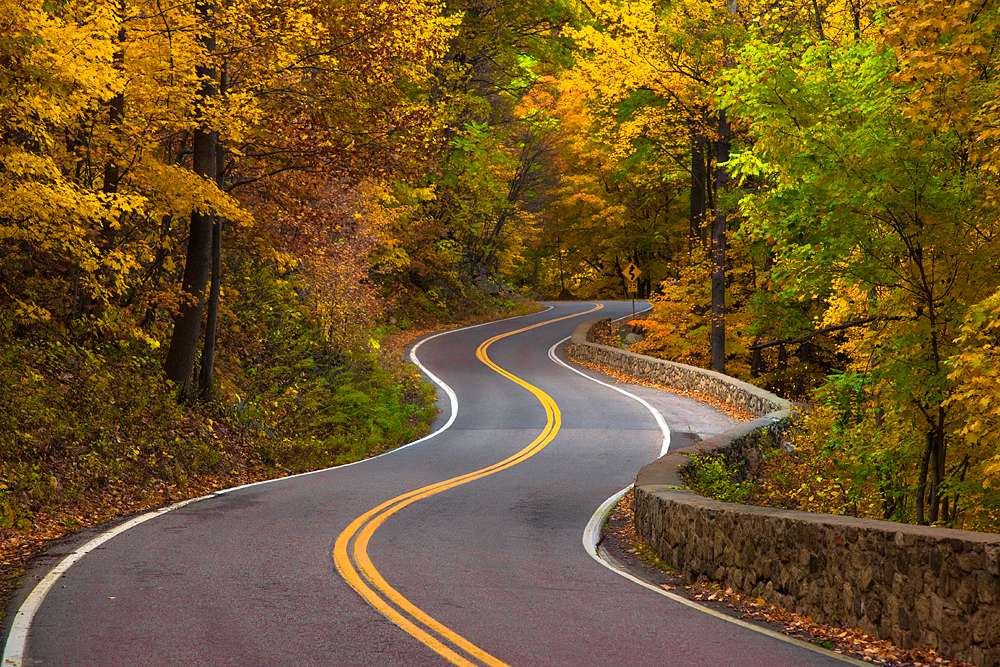
%> input picture road03.jpg, 1000 x 667 px
$ octave image_read.m   (GNU Octave 9; MATLAB toolbox functions it lacks are replaced by stand-ins)
%> lines starting %> are read from the running program, lines starting %| are printed output that depends on the picture; in (x1, y1, x2, y2) boxes, pixels count from 0 and x2, y2 are one past the last pixel; in counts of white or black regions, pixels touching at a corner belong together; the program's own positions count from 1
% Closing all windows before starting algorithm
close all;

% I = imread('road01.jpg');
% I = imread('road02.jpg');
I = imread('road03.jpg');
%> I is the input picture: size 667x1000x3 uint8; mean R, G, B 111.6, 85.8, 34.9
indexA = 0.2889;
indexB = 0.6870;
indexC = 0.0940;

Igray = indexA*I(:,:,1)+indexB*I(:,:,2)+indexC*I(:,:,3);
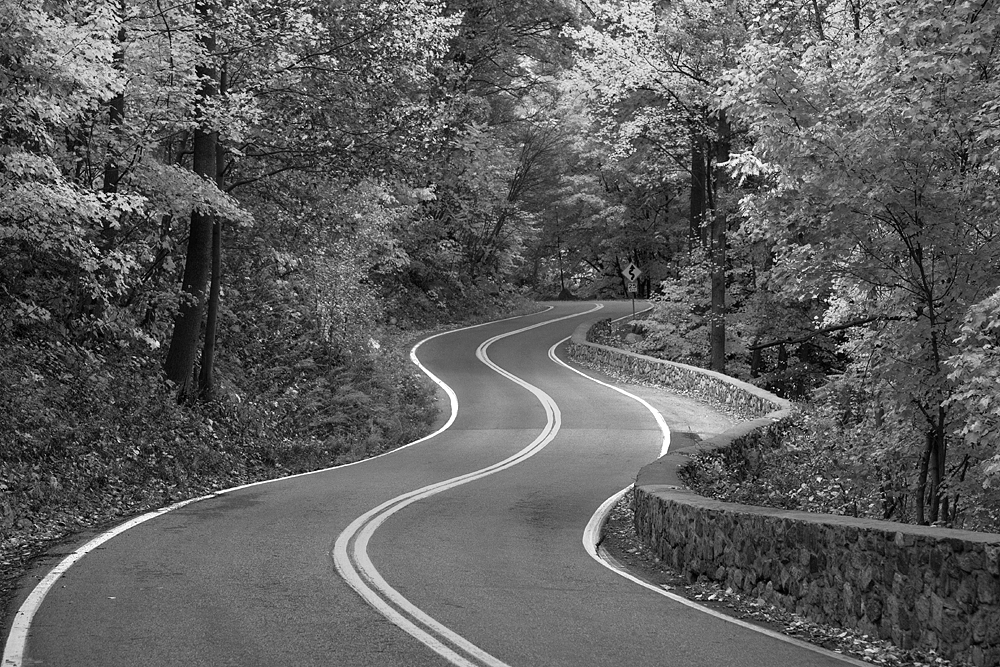
%> Igray: size 667x1000 uint8; min 0, max 255, mean 94.4

figure;
image(Igray,'CDataMapping','scaled');
colormap('gray');

title('Input Image in Grayscale');

% % Obtaining the image gradient
Gx = [-1.8 1];
Gy = Gx';
Ix = conv2(Igray,Gx,'same');
Iy = conv2(Igray,Gy,'same');
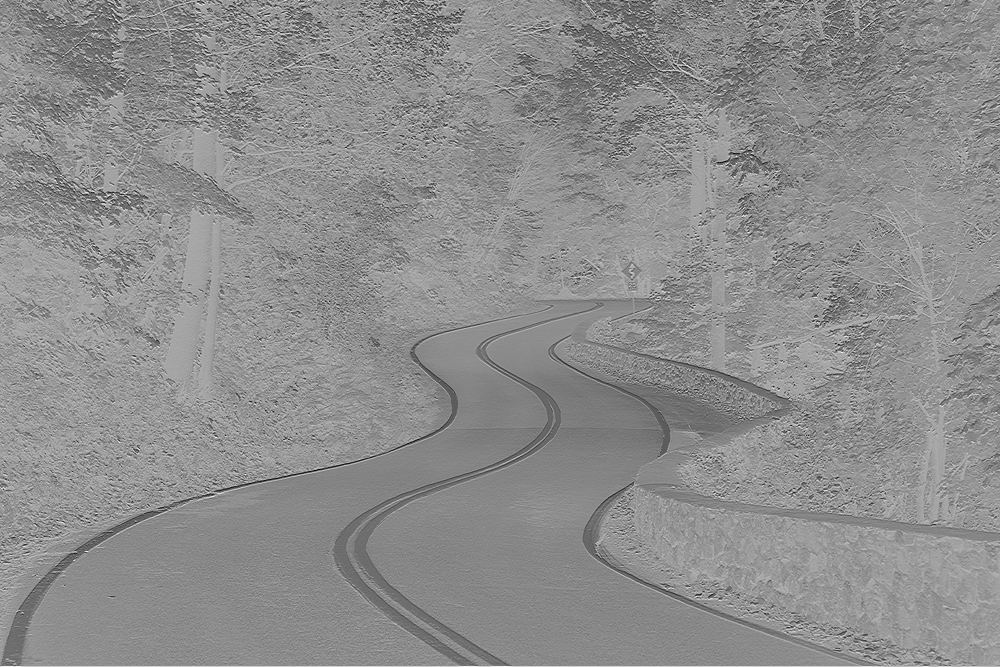
%> Iy: size 667x1000 double; min -448, max 222, mean -75.2; drawn with min black and max white
Iy = conv2(Igray,Gy,'same');

figure; image(Ix,'CDataMapping','scaled'); colormap('gray'); title('Ix');


BW1 = edge(Ix,'sobel');
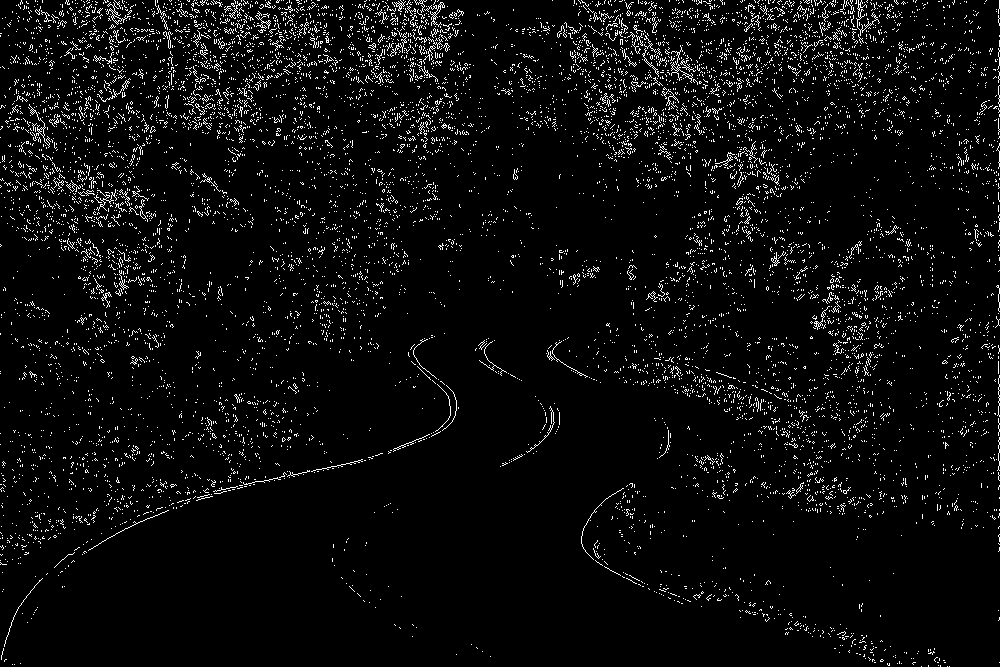
%> BW1: size 667x1000 logical; 4.7% white in thin lines or dots
BW2 = edge(Ix,'canny');
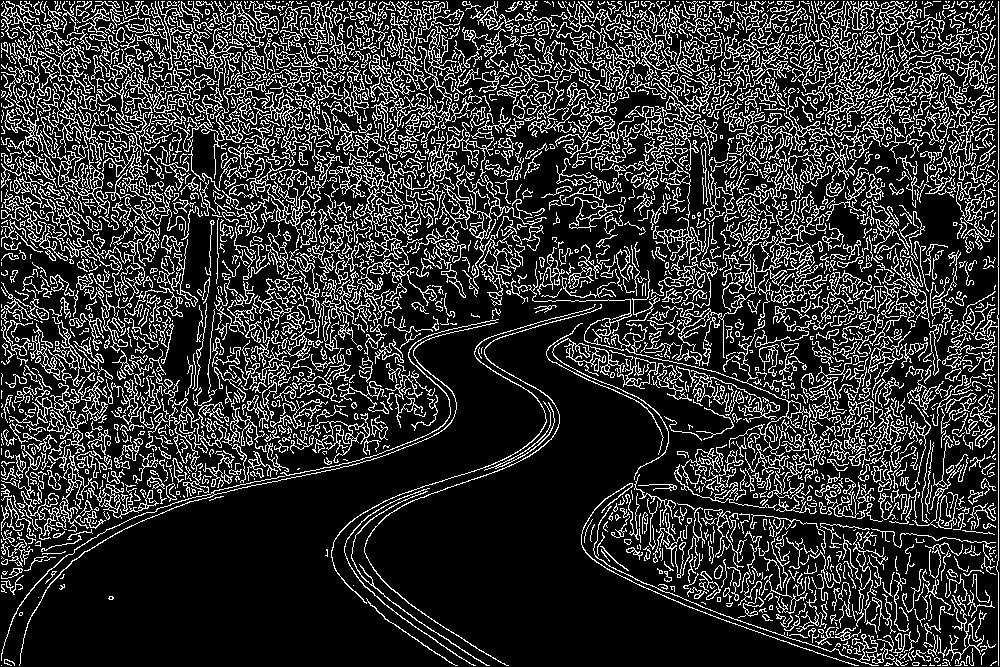
%> BW2: size 667x1000 logical; 20% white in thin lines or dots
figure;imshow(BW2);
figure;imshow(BW1);

thresh = 180;
% lanes = im2bw(BW2, thresh/255);
lanes = im2bw(Igray, thresh/255);
%> lanes: size 667x1000 logical; 6.1% white; 4586 white regions (4422 under 20 px), largest, box (x1, y1, x2, y2) and area: (333, 338, 561, 667) 6154, (525, 0, 674, 103) 4265, (551, 336, 745, 458) 3203
%imshow(lanes);

lanes = bwareaopen(lanes,80);
lanes = lanes & ~bwareaopen(lanes,4000);
%> lanes: size 667x1000 logical; 2% white; 29 white regions
%imshow(lanes);

%lanes = imclearborder(lanes);
imshow(lanes);

% Find lanes
[B,L] = bwboundaries(lanes,'noholes');
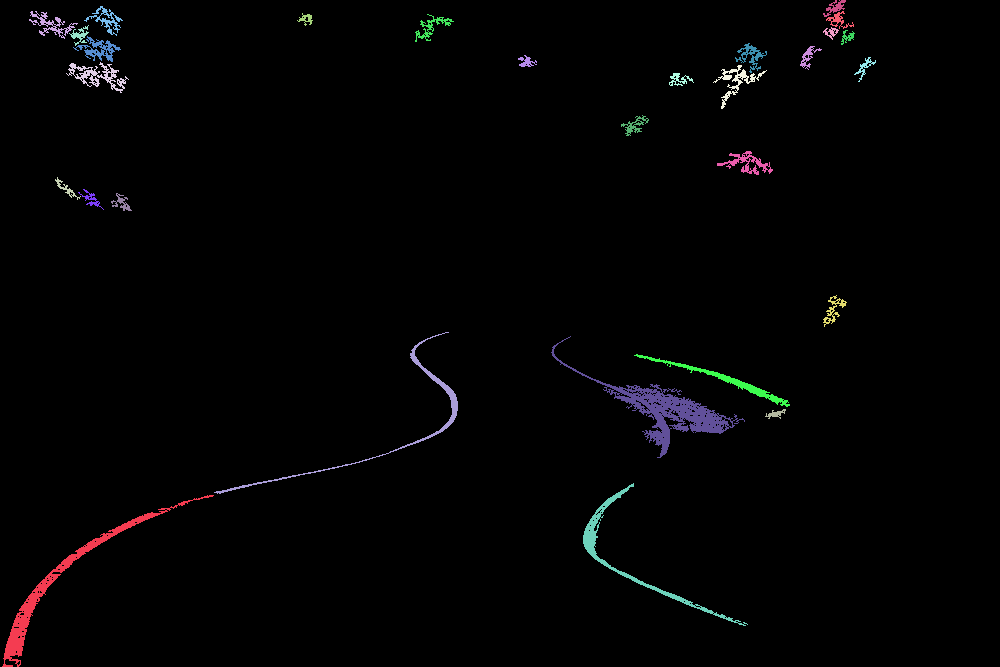
%> L: size 667x1000 double; 30 distinct labels, from 0 to 29; one colour per label, 0 black
%> B = 29 boundaries; largest, box (x1, y1, x2, y2) and points: (551, 336, 745, 458) 890, (214, 332, 458, 494) 699, (2, 495, 214, 667) 661, (583, 483, 748, 626) 524, (66, 62, 129, 93) 359
numRegions = max(L(:));
%> numRegions = 29
%imshow(label2rgb(L));

stats = regionprops(L,'all');
%> stats = 29 regions; largest, box (x1, y1, x2, y2), Area, Centroid, MajorAxisLength, MinorAxisLength and Eccentricity: (551, 336, 745, 458) 3203 [666.9 411.4] 152.4 53.68 0.936, (2, 495, 214, 667) 2170 [62.5 585.8] 276.6 47.79 0.985, (583, 483, 748, 626) 1241 [630.5 556.4] 226.5 75.32 0.943
% keepersA[];
% keepersB[];
shapes = [stats.Eccentricity];
%> shapes = 29 values, max 0.998 at index 17, min 0.495 at index 21, mean 0.844
orient = [stats.Orientation];
%> orient = 29 values, max 61.75 at index 26, min -41.16 at index 7, mean 4.24
eccent = [stats.EquivDiameter];
%> eccent = 29 values, max 63.86 at index 14, min 10.28 at index 25, mean 20.7
keepersA = find((orient > -60) & (orient < 60));
%> keepersA = 28 values from 1 to 29
keepersB = find(eccent < 15);
%> keepersB = [3 5 7 9 11 13 18 22 23 24 25 27 28 29]
keepersC = find(shapes > 0.90);
%> keepersC = [1 2 3 4 10 12 14 15 17 20 22 24 29]
keepers = setdiff(keepersA,keepersC);
%> keepers = [5 6 7 8 9 11 13 16 18 19 21 23 25 27 28]

for index=1:length(keepers)
    outline = B{keepers(index)};
    line(outline(:,2),outline(:,1),'Color','r','LineWidth',2)
end
%> this loop made 15 passes
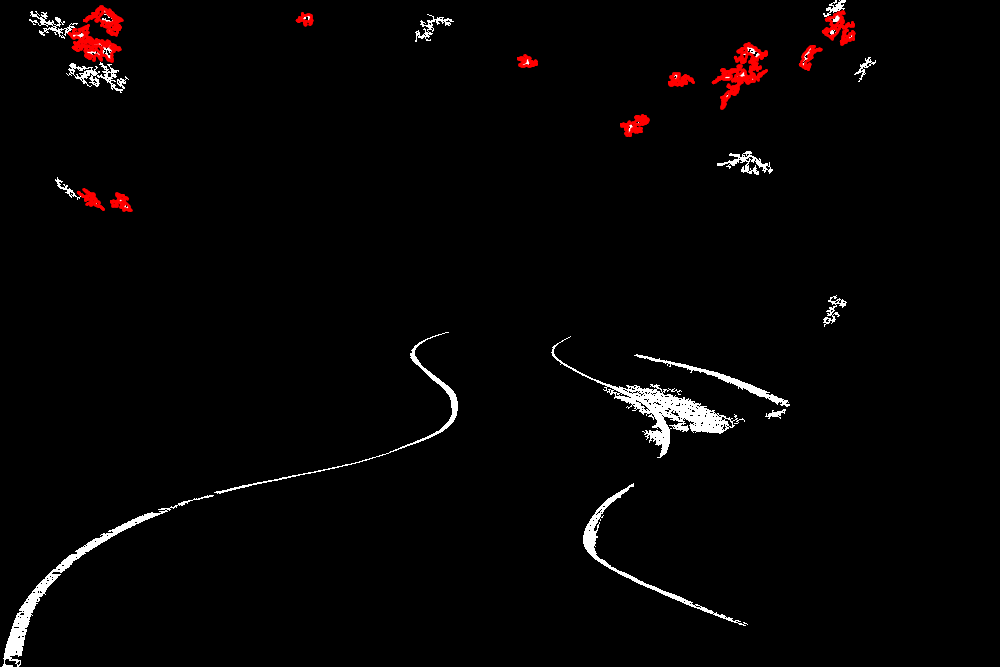
%> figure redrawn from the program's plot data

[H,theta,rho] = hough(lanes);
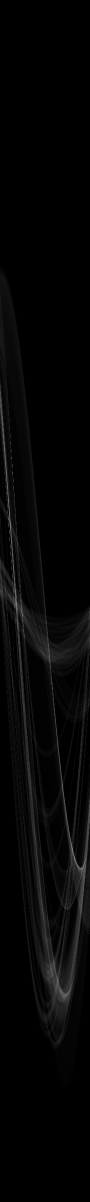
%> H: size 2403x180 double (shown at 1/2 size); min 0, max 190, mean 5.6
%> theta = 180 values from -90 to 89; rho = 2403 values from -1201 to 1201
peaks = houghpeaks(H,2);
%> peaks = [1728 169; 1049 21]
lines = houghlines(lanes,theta,rho,peaks,'FillGap',50,'MinLength',30);
%> lines = 4 lines; point1 to point2 (x, y): (582, 375) to (729, 429), (370, 460) to (218, 493), (59, 185) to (132, 211), (679, 395) to (637, 404)

% for index=1:length(lines)
%     arrow(lines(index).point1,lines(index).point2,'EdgeColor','g','FaceColor','g','LineWidth',2)
% end

$ run again, with road01.jpg copied over road03.jpg
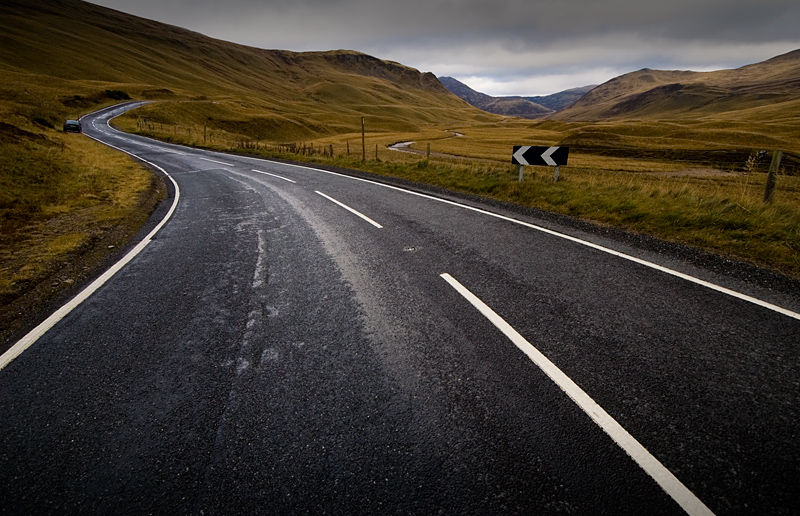
%> input picture road01.jpg, 800 x 516 px
%> I is the input picture: size 516x800x3 uint8; mean R, G, B 66.5, 59.9, 51.2
%> `BW1 = edge(Ix,'sobel');`:
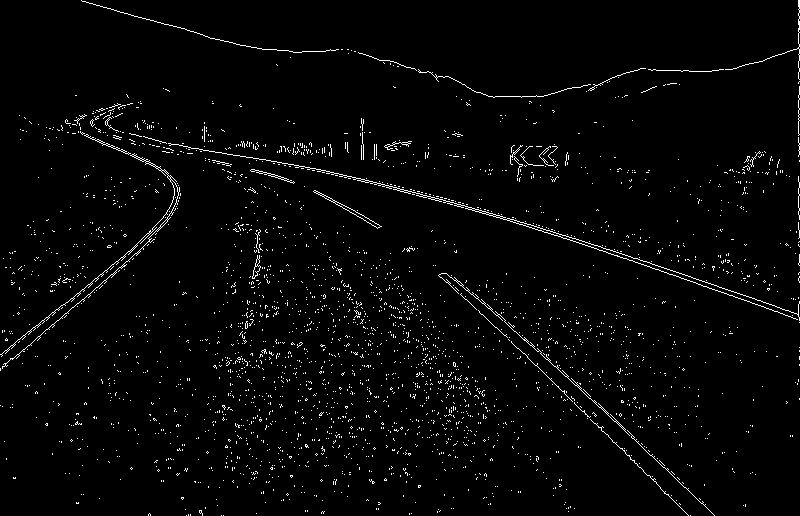
%> BW1: size 516x800 logical; 2.4% white in thin lines or dots
%> BW2: size 516x800 logical; 1.6% white in thin lines or dots
%> L: size 516x800 double; 6 distinct labels, from 0 to 5
%> B = 5 boundaries; box (x1, y1, x2, y2) and points: (290, 165, 800, 319) 1022, (440, 273, 682, 485) 552, (0, 176, 179, 368) 472, (659, 66, 734, 72) 149, (315, 191, 382, 228) 134
%> numRegions = 5
%> stats = 5 regions; largest, box (x1, y1, x2, y2), Area, Centroid, MajorAxisLength, MinorAxisLength and Eccentricity: (440, 273, 682, 485) 3248 [566.3 384.8] 323.3 14.26 0.999, (0, 176, 179, 368) 1608 [84.7 292.1] 278.1 18.65 0.998, (290, 165, 800, 319) 1296 [609.2 253.8] 570.3 11.39 1, (659, 66, 734, 72) 215 [700.7 69.5] 66.53 4.95 0.997
%> shapes = [0.998 1 0.999 0.999 0.997]
%> orient = [41.84 -17.35 -29.14 -42.74 0.889]
%> eccent = [45.25 40.62 15.88 64.31 16.55]
%> keepersA = [1 2 3 4 5]
%> keepersB = []
%> keepersC = [1 2 3 4 5]
%> keepers = []
%> `[H,theta,rho] = hough(lanes);`:
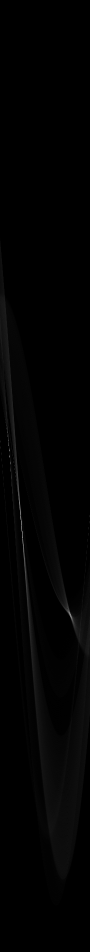
%> H: size 1903x180 double (shown at 1/2 size); min 0, max 347, mean 3.4; drawn with min black and max white
%> theta = 180 values from -90 to 89; rho = 1903 values from -951 to 951
%> peaks = [1079 46; 1034 42]
%> lines = 2 lines; point1 to point2 (x, y): (442, 276) to (681, 484), (475, 296) to (650, 471)

$ run again, with road02.jpg copied over road03.jpg
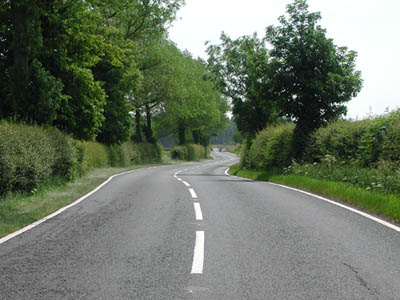
%> input picture road02.jpg, 400 x 300 px
%> I is the input picture: size 300x400x3 uint8; mean R, G, B 109, 118.6, 102.3
%> BW1: size 300x400 logical; 3.3% white in thin lines or dots
%> BW2: size 300x400 logical; 5.9% white in thin lines or dots
%> L: size 300x400 double; 8 distinct labels, from 0 to 7
%> B = 7 boundaries; box (x1, y1, x2, y2) and points: (0, 170, 136, 243) 275, (269, 183, 400, 232) 264, (196, 148, 239, 169) 152, (165, 167, 195, 186) 103, (190, 231, 205, 274) 103, (193, 202, 203, 220) 45, (264, 39, 274, 56) 44
%> numRegions = 7
%> stats = 7 regions; largest, box (x1, y1, x2, y2), Area, Centroid, MajorAxisLength, MinorAxisLength and Eccentricity: (190, 231, 205, 274) 431 [199.3 253.9] 49.24 12.02 0.97, (0, 170, 136, 243) 413 [58.3 211.5] 169.5 5.93 0.999, (269, 183, 400, 232) 326 [348 209.2] 155.2 4.98 0.999, (196, 148, 239, 169) 234 [220.8 159.7] 42.62 17.93 0.907
%> shapes = [0.999 0.656 0.97 0.929 0.907 0.781 0.999]
%> orient = [29.07 -16.75 84.39 -76.7 15.95 -80.62 -20.53]
%> eccent = [22.93 12.51 23.43 12.46 17.26 10.65 20.37]
%> keepersA = [1 2 5 7]
%> keepersB = [2 4 6]
%> keepersC = [1 3 4 5 7]
%> keepers = 2
%> the loop `for index=1:length(keepers)` made 1 pass
%> after the loop `for index=1:length(keepers)`:
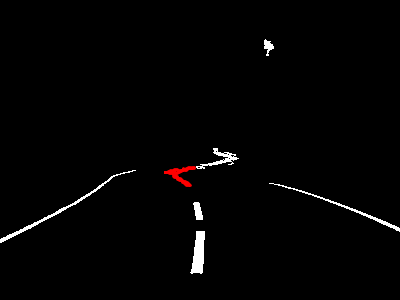
%> figure redrawn from the program's plot data
%> `[H,theta,rho] = hough(lanes);`:
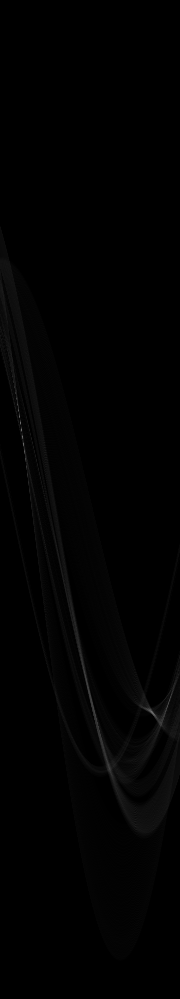
%> H: size 999x180 double; min 0, max 112, mean 1.7
%> theta = 180 values from -90 to 89; rho = 999 values from -499 to 499
%> peaks = [712 152; 430 22]
%> lines = 2 lines; point1 to point2 (x, y): (129, 172) to (2, 243), (295, 189) to (400, 229)
